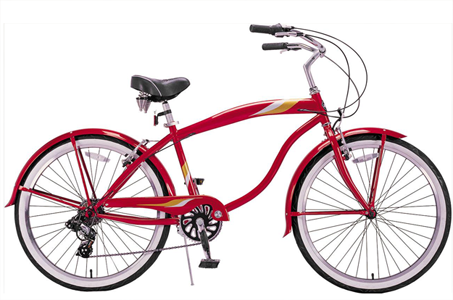
#> input picture Tutorial 4/data/bicycle.bmp, 453 x 300 px; its folder holds only this picture in this run
$ jupyter execute --allow-errors Harris_Corner_Detector.ipynb   (shell and % lines are left out)
#> lines starting #> are read from the running program, lines starting #| are printed output that depends on the picture
[cell 1]
# @title Load Drive and Change Folder
from google.colab import drive
drive.mount('/content/drive')
%cd /content/drive/MyDrive/Computer Vision (CS 419 619) | Spring 2024 /Tutorial 4

[cell 2]
# @title Import Libraries
import matplotlib.pyplot as plt
import numpy as np
import imageio
from scipy import ndimage

Gray = (Red × 0.2989) + (Green × 0.5870) + (Blue × 0.1140)

[cell 3]
# This cell contains teh utility functions used in Phase I

#Define RGB2gray function
def rgb2gray(img):
    return np.dot(img[..., :3], [0.2989, 0.5870, 0.1140])

#Detemine gradient function for Fx and Fy using sobel filter(normlized)
def gradient_x(img):
    grad_img = ndimage.convolve(img, np.array([[-1, 0, 1],
                                               [-2, 0, 2],
                                               [-1, 0, 1]]))
    return grad_img/np.max(grad_img)

def gradient_y(img):
    grad_img = ndimage.convolve(img, np.array([[-1, -2, -1],
                                               [0,   0,  0],
                                               [1,   2,  1]]))
    return grad_img/np.max(grad_img)

[cell 4]
def harris_corner_detector(img_path, thres_ratio):

    # Phase I: Find filtered gradient
    # ===============================

    # Load the input image from a predefined path and image name
    input_img = imageio.v2.imread(input_path + img_path)

    # Convert the loaded image to grayscale for processing
    gray_input_img = rgb2gray(input_img)

    # Apply Gaussian blurring to the grayscale image to reduce noise and improve gradient calculation
    # This is optional. Since we are consider the window function to be Gaussian, we have performed
    # Gaussian filtering.
    blur_img = ndimage.gaussian_filter(gray_input_img, sigma=1.0)

    # Calculate the gradient of the blurred image along the x-axis
    x_grad = gradient_x(blur_img)

    # Calculate the gradient of the blurred image along the y-axis
    y_grad = gradient_y(blur_img)

    # Phase II : Find cornerness score
    # ================================

    xx_grad = x_grad * x_grad
    yy_grad = y_grad * y_grad
    xy_grad = x_grad * y_grad

    # Initialize a list to hold the coordinates and their cornerness scores
    tuple_data = []

    # Set the empirical constant k used in the cornerness score formula
    k = 0.04

    # Initialize maximum_score to track the highest cornerness score found
    maximum_score = 0

    # Loop through each pixel in the image (excluding the borders to accommodate the window size)
    for row in range(window_half, int(input_img.shape[0] - 1)):
        for col in range(window_half, int(input_img.shape[1] - 1)):

            # Extract the window for each gradient component centered at the current pixel
            window_x = xx_grad[row - window_half: row + window_half + 1, col - window_half: col + window_half + 1]
            window_y = yy_grad[row - window_half: row + window_half + 1, col - window_half: col + window_half + 1]
            window_xy = xy_grad[row - window_half: row + window_half + 1, col - window_half: col + window_half + 1]

            sum_xx = np.sum(window_x)
            sum_yy = np.sum(window_y)
            sum_xy = np.sum(window_xy)

            determinant = (sum_xx * sum_yy) - (sum_xy * sum_xy)
            trace = sum_xx + sum_yy

            cornerness_score = determinant - (k * trace * trace)

            tuple_data.append((row, col, cornerness_score))

            if cornerness_score > maximum_score:
                maximum_score = cornerness_score

    # Calculate the threshold for cornerness score based on the maximum score and the provided ratio
    threshold = thres_ratio * maximum_score

    # Filter out the coordinates with cornerness scores below the threshold
    filtered_data = [tuple_datum for tuple_datum in tuple_data if tuple_datum[-1] > threshold]


    # Phase III : Non maximal suppression
    # ===================================

    # Sort the filtered data by cornerness score in descending order
    sorted_filtered_data = sorted(filtered_data, key=lambda data: data[-1], reverse=True)

    # Initialize the list for final corners after non-maximal suppression
    final_L = [sorted_filtered_data[0][:-1]]  # Start with the highest scoring corner

    # Define the minimum distance between corners to consider them distinct
    dis = 10

    # Initialize lists to hold the x and y coordinates of the final corners
    xc, yc = [], []

    # Iterate through each corner in the sorted list
    for current_corner in sorted_filtered_data:
        # Compare with corners already accepted to ensure they are sufficiently apart
        for accepted_corner in final_L:
            if abs(current_corner[0] - accepted_corner[0]) <= dis and abs(current_corner[1] - accepted_corner[1]) <= dis:
                break
        else:
            # If the corner is sufficiently far from all accepted corners, add it to the final list
            final_L.append(current_corner[:-1])
            xc.append(current_corner[1])
            yc.append(current_corner[0])

    plt.imshow(input_img, cmap=plt.get_cmap('gray'))

    # plt.plot([x for y, x, _ in sorted_filtered_data],
    #          [y for y, x, _ in sorted_filtered_data], '+', color='yellow')

    plt.plot(xc, yc, '*', color='red')
    plt.show()


# Harris Corner Detector Implementation
input_path = "data/"
img_name = ["bicycle.bmp", "bird.bmp", "dog.bmp", "einstein.bmp", "plane.bmp", "toy_image.jpg"]
ratio = [0.05, 0.05, 0.05, 0.05, 0.01, 0.001]
window = 9
window_half = window // 2

#> (the rest of this cell did not finish here and is left out)

#> in harris_corner_detector, input_img is the input picture: shape (300, 453, 3); mean R, G, B 225.4, 213.2, 215.9
#> in rgb2gray, `return np.dot(img[..., :3], [0.2989, 0.5870, 0.1140])`:
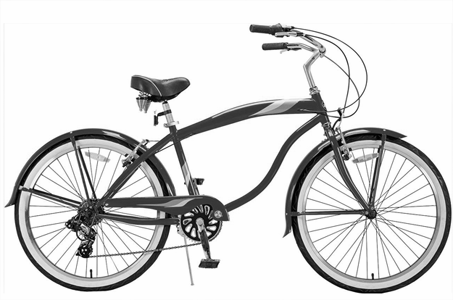
#> returned value: shape (300, 453) float64; min 0, max 255, mean 217.1
#> in harris_corner_detector, `blur_img = ndimage.gaussian_filter(gray_input_img, sigma=1.0)`:
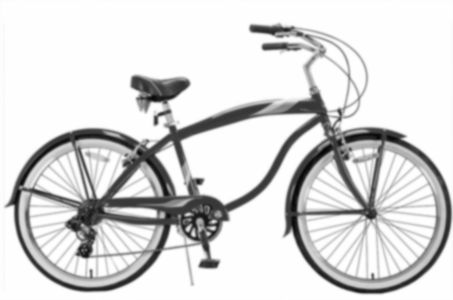
#> blur_img: shape (300, 453) float64; min 6.12, max 255, mean 217.1
#> in gradient_x, `grad_img = ndimage.convolve(img, np.array([[-1, 0, 1], [-2, 0, 2], [-1..`:
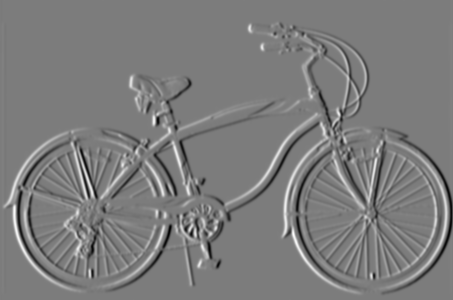
#> grad_img: shape (300, 453) float64; min -567.1, max 591.7, mean 0.1; drawn with min black and max white
#> in gradient_y, `grad_img = ndimage.convolve(img, np.array([[-1, -2, -1], [0,   0,  0],..`:
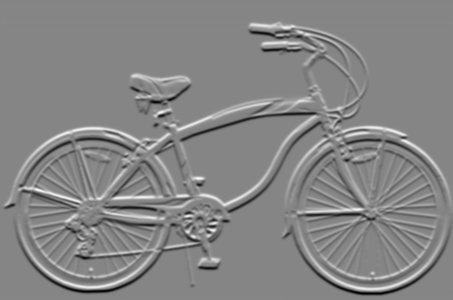
#> grad_img: shape (300, 453) float64; min -625.7, max 568.8, mean 0; drawn with min black and max white
#> in harris_corner_detector, `xx_grad = x_grad * x_grad`:
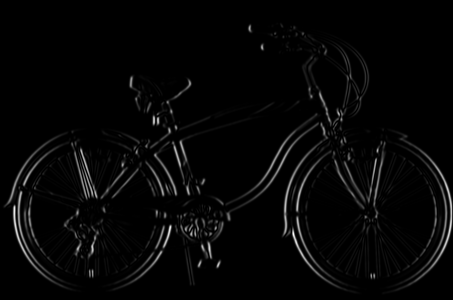
#> xx_grad: shape (300, 453) float64; min 0, max 1, mean 0.0254
#> in harris_corner_detector, `yy_grad = y_grad * y_grad`:
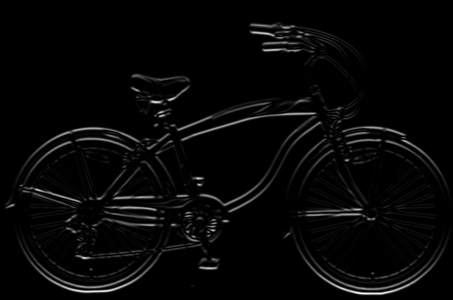
#> yy_grad: shape (300, 453) float64; min 0, max 1.21, mean 0.0335; drawn with min black and max white
#> in harris_corner_detector, `xy_grad = x_grad * y_grad`:
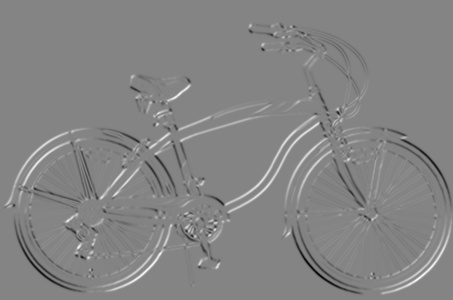
#> xy_grad: shape (300, 453) float64; min -0.514, max 0.479, mean 0.00152; drawn with min black and max white
#> after the loop in harris_corner_detector, `for row in range(window_half, int(input_img.shape[0] - 1)):`: maximum_score = 167; tuple_data = 132160 items
#> in harris_corner_detector, `threshold = thres_ratio * maximum_score`: threshold = 8.35
#> in harris_corner_detector, `filtered_data = [tuple_datum for tuple_datum in tuple_data if tuple_da..`: filtered_data = 9427 items, first 6: (22, 251, 10.26), (22, 252, 12.37), (22, 253, 12.43), (23, 249, 10.8), (23, 250, 14.89), (23, 251, 19.07)
#> in harris_corner_detector, `sorted_filtered_data = sorted(filtered_data, key=lambda data: data[-1]..`: sorted_filtered_data = 9427 items, first 6: (234, 191, 167), (235, 191, 166.5), (233, 191, 163.7), (235, 192, 149.9), (233, 190, 149.1), (236, 191, 148.8)
#> in harris_corner_detector, `final_L = [sorted_filtered_data[0][:-1]]`: final_L = [(234, 191)]
#> the loop in harris_corner_detector, `for current_corner in sorted_filtered_data:` made 9427 passes
#> after the loop in harris_corner_detector, `for current_corner in sorted_filtered_data:`: final_L = 101 pairs, first value 28 to 276, second value 11 to 432; xc = 100 values, max 432 at index 97, min 11 at index 6, mean 199.5; yc = 100 values, max 276 at index 52, min 28 at index 5, mean 171.2
#> in harris_corner_detector, `plt.show()`:
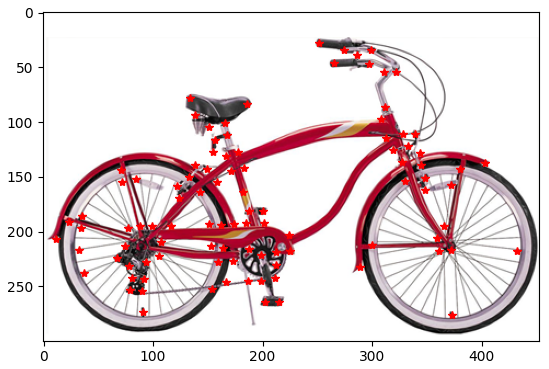
#> figure drawn by matplotlib, 1 panel
    print("")

[cell 5]
img_path = img_name[1]
#> img_path = 'bird.bmp'

#> (the rest of this cell did not finish here and is left out)

    print("")
